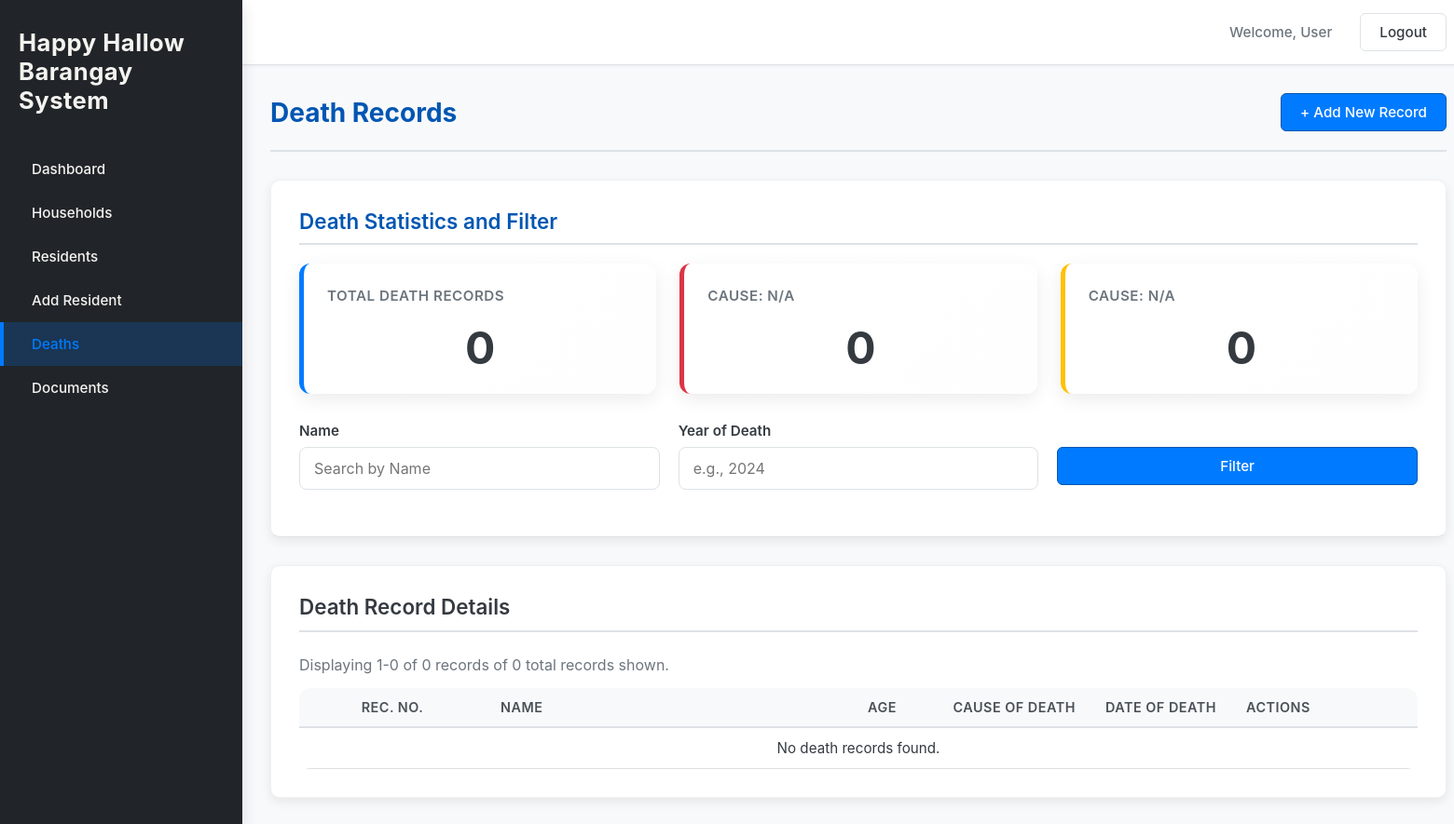
/deaths.php (signed in), run on an earlier commit of the app's database.
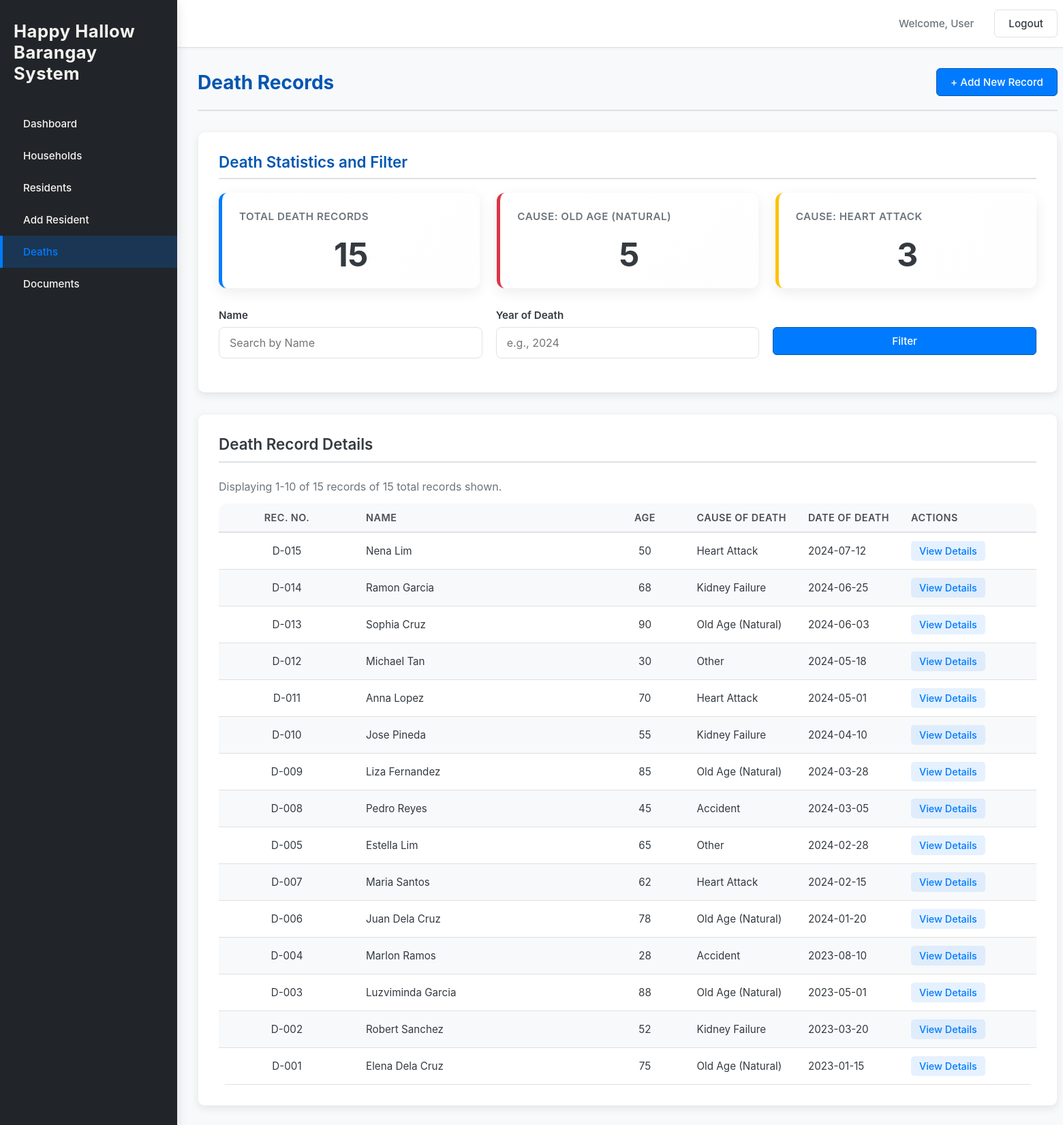
And on a later commit of the database.
### tables this page shows
CREATE TABLE IF NOT EXISTS `deaths` (
  `id` int UNSIGNED NOT NULL AUTO_INCREMENT,
  `record_number` varchar(10) NOT NULL,
  `name` varchar(255) NOT NULL,
  `age` int NOT NULL,
  `date_of_death` date NOT NULL,
  `cause_of_death` varchar(255) NOT NULL,
  `is_pwd` enum('yes','no') DEFAULT 'no',
  `is_senior` enum('yes','no') DEFAULT 'no',
  `pwd_id` varchar(50) DEFAULT NULL,
  `osca_id` varchar(50) DEFAULT NULL,
  `ncsc_rrn` varchar(50) DEFAULT NULL,
  `created_at` timestamp NULL DEFAULT CURRENT_TIMESTAMP,
  `resident_id` int UNSIGNED DEFAULT NULL,
  `place_of_death` varchar(100) DEFAULT NULL,
  PRIMARY KEY (`id`),
  UNIQUE KEY `record_number` (`record_number`)
);

### deaths.php (the view, shortened to what this page needs)
<?php
$logged_in_username = isset($_SESSION['user_name']) ? $_SESSION['user_name'] : 'User';
include 'db_connect.php';
$filter_name = $_GET['filterName'] ?? '';
$filter_year = $_GET['filterYear'] ?? '';
$current_filter_name = htmlspecialchars($filter_name);
$current_filter_year = htmlspecialchars($filter_year);
$where_clauses = [];
$where_sql = count($where_clauses) > 0 ? " WHERE " . implode(" AND ", $where_clauses) : "";
$total_deaths = 0;
$result_total = $conn->query("SELECT COUNT(*) AS total FROM deaths");
if ($result_total && $row_total = $result_total->fetch_assoc()) {
    $total_deaths = $row_total['total'];
}
$top_causes = [];
$sql_top_causes = "
    SELECT
        cause_of_death,
        COUNT(id) AS count
    FROM
        deaths
    GROUP BY
        cause_of_death
    ORDER BY
        count DESC, cause_of_death ASC
    LIMIT 2
";
$result_top_causes = $conn->query($sql_top_causes);
if ($result_top_causes) {
    while ($row = $result_top_causes->fetch_assoc()) {
        $top_causes[] = $row;
    }
}
while (count($top_causes) < 2) {
    $top_causes[] = ['cause_of_death' => 'N/A', 'count' => 0];
}
$death_records = [];
$sql_records = "SELECT id, name, age, cause_of_death, date_of_death, record_number FROM deaths" . $where_sql . " ORDER BY date_of_death DESC";
$stmt = $conn->prepare($sql_records);
if ($stmt) {
    $stmt->execute();
    $result_records = $stmt->get_result();
    if ($result_records) {
        while ($row = $result_records->fetch_assoc()) {
            $death_records[] = $row;
        }
    }
}
?>
<!DOCTYPE html>
<html lang="en">
  <head>
    <link rel="stylesheet" href="css/style.css" />
  </head>
  <body>
    <div class="app-container">
    <aside class="sidebar">
        <div class="logo">Happy Hallow Barangay System</div>
        <nav class="main-nav">
            <ul>
                <li><a href="index.php">Dashboard</a></li>
                <li><a href="household.php">Households</a></li>
                <li><a href="residents.php">Residents</a></li>
                <li><a href="addnewresidents.php">Add Resident</a></li>
                <li><a href="deaths.php" class="active" >Deaths</a></li>
                <li><a href="documents.php">Documents</a></li>
            </ul>
        </nav>
    </aside>
      <div class="main-content">
        <header class="topbar">
          <div class="topbar-right">
            <span id="userName" class="user-info">Welcome, <?php echo htmlspecialchars($logged_in_username); ?></span>
            <button id="logoutBtn" class="btn logout-btn">Logout</button>
          </div>
        </header>
        <main class="page-content">
          <div class="directory-header">
            <h2>Death Records</h2>
            <button class="btn primary-btn" onclick="openDeathRecordModal()">
              + Add New Record
            </button>
          </div>
          <div class="card filter-section">
            <h3>Death Statistics and Filter</h3>
            <div class="dashboard-grid">
              <div class="stat-card report-stat">
                <p class="stat-label">Total Death Records</p>
                <p class="stat-value"><span><?php echo htmlspecialchars($total_deaths); ?></span></p>
              </div>
              <div
                class="stat-card report-stat"
                style="border-left-color: #dc3545"
              >
                <p class="stat-label">Cause: <?php echo htmlspecialchars($top_causes[0]['cause_of_death']); ?></p>
                <p class="stat-value"><span><?php echo htmlspecialchars($top_causes[0]['count']); ?></span></p>
              </div>
              <div
                class="stat-card report-stat"
                style="border-left-color: #ffc107"
              >
                <p class="stat-label">Cause: <?php echo htmlspecialchars($top_causes[1]['cause_of_death']); ?></p>
                <p class="stat-value"><span><?php echo htmlspecialchars($top_causes[1]['count']); ?></span></p>
              </div>
            </div>
            <form method="GET" action="deaths.php">
                <div class="filter-dropdowns">
                  <div class="input-group">
                    <label for="filterName">Name</label>
                    <input
                      type="text"
                      id="filterName"
                      name="filterName"
                      placeholder="Search by Name"
                      value="<?php echo $current_filter_name; ?>"
                    />
                  </div>
                  <div class="input-group">
                    <label for="filterYear">Year of Death</label>
                    <input
                      type="number"
                      id="filterYear"
                      name="filterYear"
                      min="1900"
                      max="2100"
                      placeholder="e.g., 2024"
                      value="<?php echo $current_filter_year; ?>"
                    />
                  </div>
                  <div class="input-group">
                    <label>&nbsp;</label>
                    <button type="submit" class="btn primary-btn" style="width: 100%">
                      Filter
                    </button>
                  </div>
                </div>
            </form>
          </div>
          <div class="card data-table-card">
            <h3>Death Record Details</h3>
            <div class="search-results-info">
              Displaying 1-<?php echo min(count($death_records), 10); ?> of <?php echo count($death_records); ?> records
              of <?php echo count($death_records); ?> total records shown.
            </div>
            <div class="table-responsive">
              <table>
                <thead>
                  <tr>
                    <th>Rec. No.</th>
                    <th>Name</th>
                    <th>Age</th>
                    <th>Cause of Death</th>
                    <th>Date of Death</th>
                    <th>Actions</th>
                  </tr>
                </thead>
                <tbody id="deathRecordTable">
                <?php if (empty($death_records)): ?>
                    <tr>
                        <td colspan="6">No death records found.</td>
                    </tr>
                <?php else: ?>
                    <?php foreach ($death_records as $record): ?>
                        <tr>
                            <td><?php echo htmlspecialchars($record['record_number'] ?? 'N/A'); ?></td>
                            <td><?php echo htmlspecialchars($record['name']); ?></td>
                            <td><?php echo htmlspecialchars($record['age']); ?></td>
                            <td><?php echo htmlspecialchars($record['cause_of_death']); ?></td>
                            <td><?php echo htmlspecialchars($record['date_of_death']); ?></td>
                            <td class="actions-cell">
                                <a
                                    href="#"
                                    class="action-link view"
                                    onclick="viewDetails(<?php echo $record['id']; ?>)"
                                    >View Details</a
                                >
                            </td>
                        </tr>
                    <?php endforeach; ?>
                <?php endif; ?>
                </tbody>
              </table>
            </div>
          </div>
        </main>
      </div>
    </div>
  </body>
</html>

What changed in the data, as far as the page shows it:
added deaths: record_number "D-015", name "Nena Lim", age "50", cause_of_death "Heart Attack", date_of_death "2024-07-12"
added deaths: record_number "D-014", name "Ramon Garcia", age "68", cause_of_death "Kidney Failure", date_of_death "2024-06-25"
added deaths: record_number "D-013", name "Sophia Cruz", age "90", cause_of_death "Old Age (Natural)", date_of_death "2024-06-03"
added deaths: record_number "D-012", name "Michael Tan", age "30", cause_of_death "Other", date_of_death "2024-05-18"
added deaths: record_number "D-011", name "Anna Lopez", age "70", cause_of_death "Heart Attack", date_of_death "2024-05-01"
added deaths: record_number "D-010", name "Jose Pineda", age "55", cause_of_death "Kidney Failure", date_of_death "2024-04-10"
added deaths: record_number "D-009", name "Liza Fernandez", age "85", cause_of_death "Old Age (Natural)", date_of_death "2024-03-28"
added deaths: record_number "D-008", name "Pedro Reyes", age "45", cause_of_death "Accident", date_of_death "2024-03-05"
added deaths: record_number "D-005", name "Estella Lim", age "65", cause_of_death "Other", date_of_death "2024-02-28"
added deaths: record_number "D-007", name "Maria Santos", age "62", cause_of_death "Heart Attack", date_of_death "2024-02-15"
added deaths: record_number "D-006", name "Juan Dela Cruz", age "78", cause_of_death "Old Age (Natural)", date_of_death "2024-01-20"
added deaths: record_number "D-004", name "Marlon Ramos", age "28", cause_of_death "Accident", date_of_death "2023-08-10"
added deaths: record_number "D-003", name "Luzviminda Garcia", age "88", cause_of_death "Old Age (Natural)", date_of_death "2023-05-01"
added deaths: record_number "D-002", name "Robert Sanchez", age "52", cause_of_death "Kidney Failure", date_of_death "2023-03-20"
added deaths: record_number "D-001", name "Elena Dela Cruz", age "75", cause_of_death "Old Age (Natural)", date_of_death "2023-01-15"
Also different on the page:
$total_deaths: "0" → "15"
$top_causes[0]['cause_of_death']: "N/A" → "OLD AGE (NATURAL)"
$top_causes[0]['count']: "0" → "5"
$top_causes[1]['cause_of_death']: "N/A" → "HEART ATTACK"
$top_causes[1]['count']: "0" → "3"
min(count($death_records), 10): "0" → "10"
count($death_records): "0" → "15"
text no longer shown: "No death records found."
